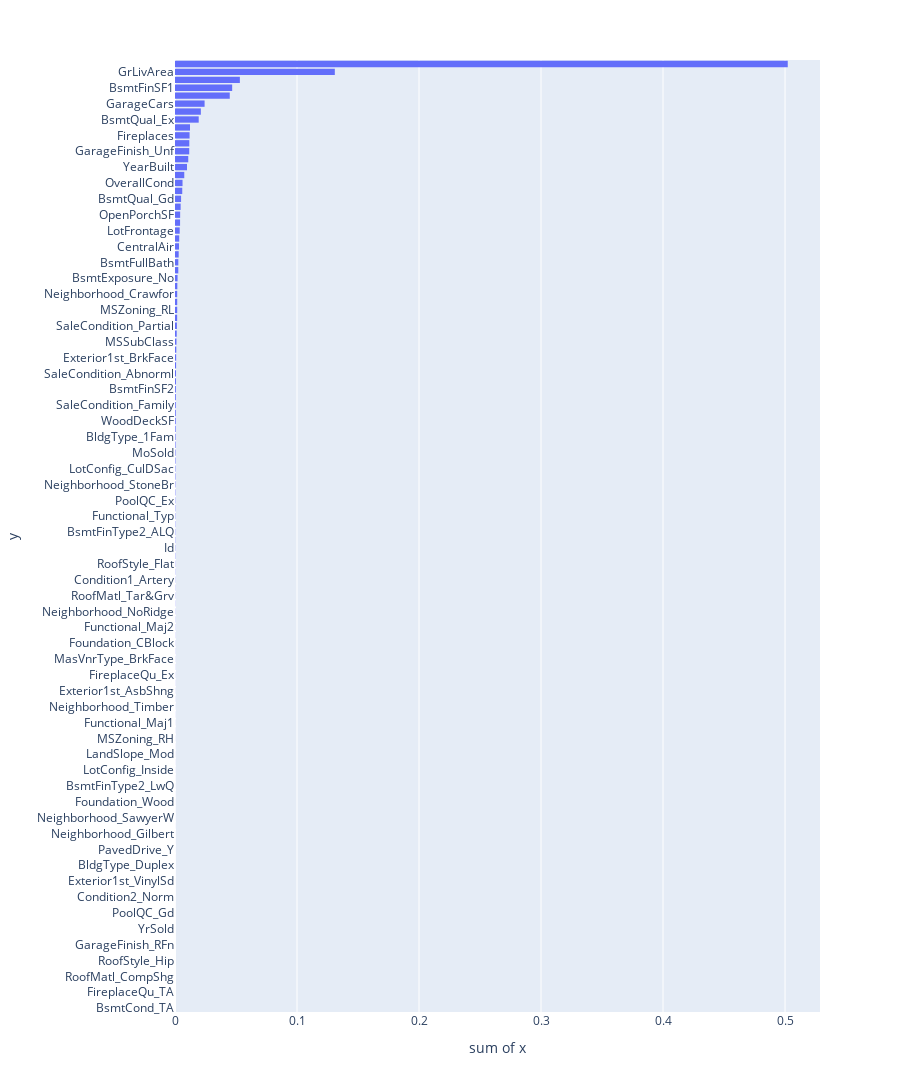

This figure's notebook cell:
### Markdown cell above
Initial thoughts:
- Boosting models, then random forest & some regression models (Lasso Least Angle, Ridge) perform best

Questions:
- Okay but why? And what are the training scores?
- What features are most important?
- What is the submission score for this model? (We wouldn't have this in a real-life scenario)

### Code cell
px.histogram(x=model.feature_importances_, y=model.feature_names_in_).update_yaxes(categoryorder='total ascending').update_layout(height=2_000)

### Figure 1 — Plotly figure (JSON) as saved in the notebook; plotly's stock layout.template omitted (floating-point values rounded to 4 significant figures; data arrays with more than 128 entries replaced by an {"elided": "..."} marker saying what was removed)
{"data": [{"bingroup": "y", "histfunc": "sum", "hovertemplate": "sum of x=%{x}<br>y=%{y}<extra></extra>", "legendgroup": "", "marker": {"color": "#636efa", "pattern": {"shape": ""}}, "name": "", "orientation": "h", "showlegend": false, "type": "histogram", "x": {"elided": "278 float values"}, "xaxis": "x", "y": {"elided": "278 str values"}, "yaxis": "y"}], "layout": {"barmode": "relative", "height": 2000, "legend": {"tracegroupgap": 0}, "margin": {"t": 60}, "xaxis": {"anchor": "y", "domain": [0, 1], "title": {"text": "sum of x"}}, "yaxis": {"anchor": "x", "categoryorder": "total ascending", "domain": [0, 1], "title": {"text": "y"}}}}
